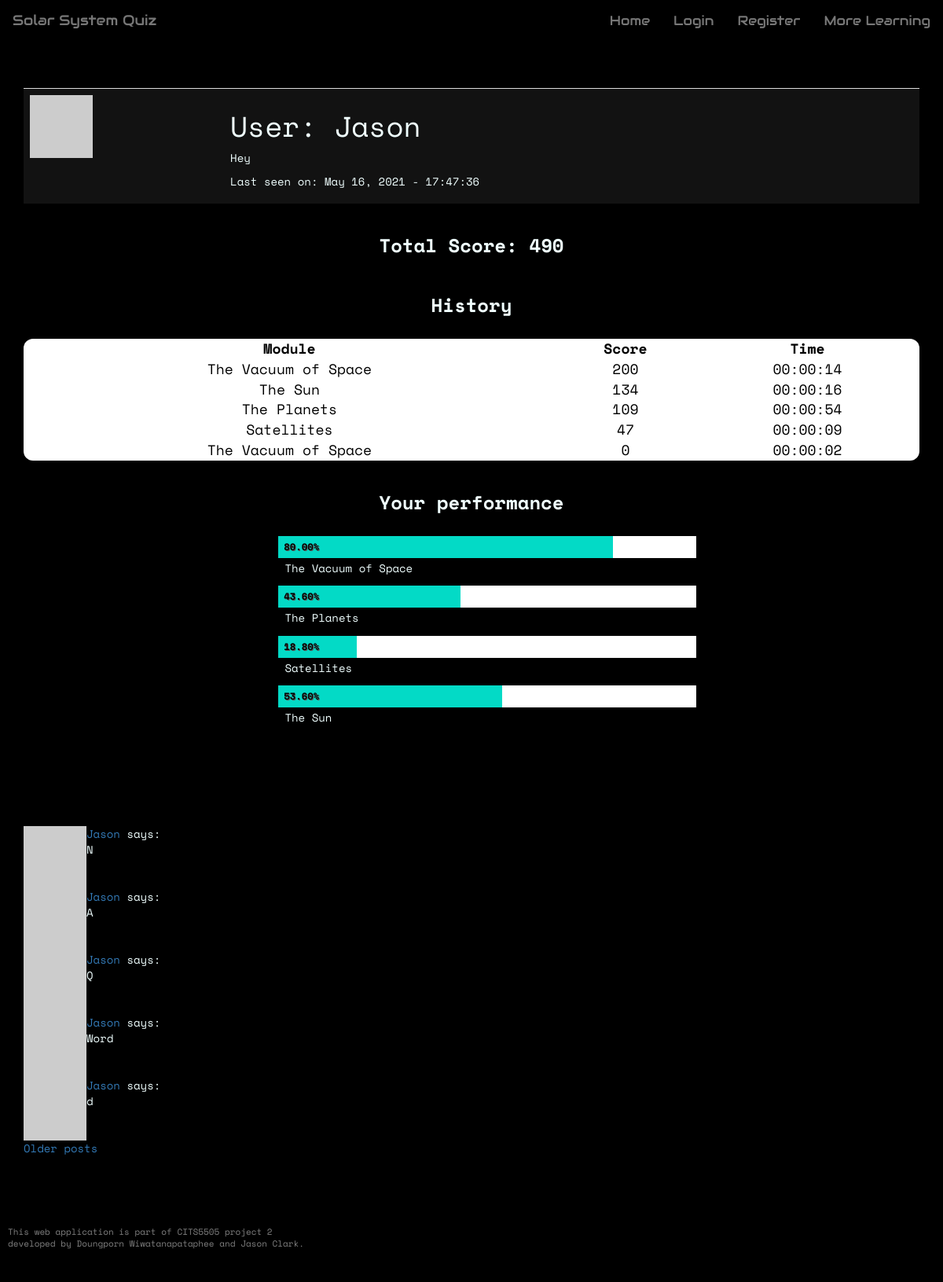
Before: /user/Jason with the older database file.
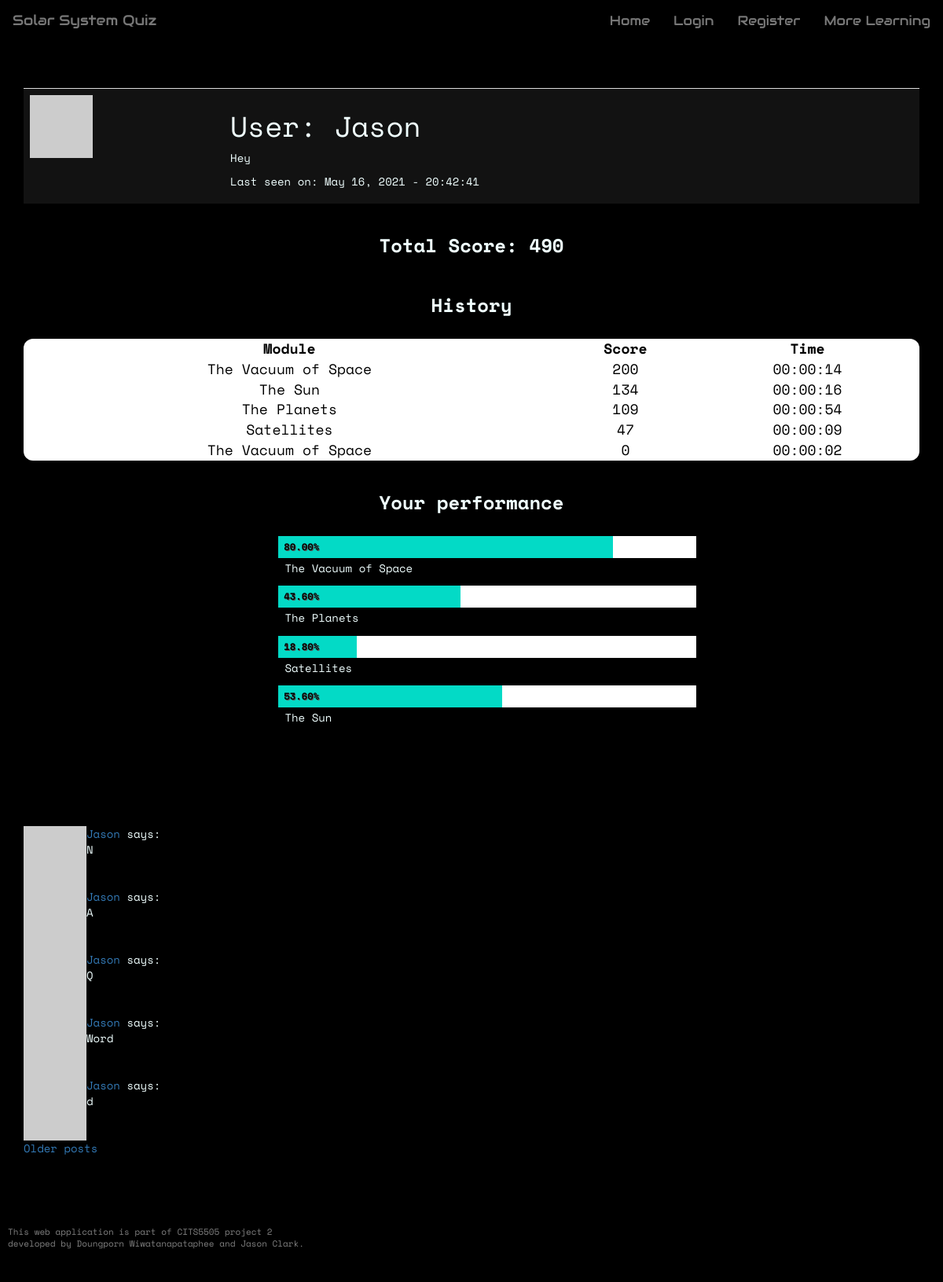
After: the same page with the newer database file.
### app/models.py (models this page shows, shortened)
class User(UserMixin, db.Model):
    __tablename__ = 'user_table'
    id = db.Column(db.Integer, primary_key=True)
    username = db.Column(db.String(64), index=True, unique=True)
    user_type = db.Column(db.String(64))
    email = db.Column(db.String(120), index=True, unique=True)
    password_hash = db.Column(db.String(128))
    posts = db.relationship('Post', backref='author', lazy='dynamic')
    about_me = db.Column(db.String(140))
    last_seen = db.Column(db.DateTime, default=datetime.utcnow)
    score_child = db.relationship("Score", backref = 'user_parent')
    quiz_unlocked = db.Column(db.Integer, default=0)
    def avatar(self, size):
      digest = md5(self.email.lower().encode('utf-8')).hexdigest()
      return 'https://www.gravatar.com/avatar/{}?d=identicon&s={}'.format(digest, size)

class Score(db.Model):
    __tablename__ = 'score'
    id = db.Column(db.Integer, primary_key = True)
    user_id = db.Column(db.Integer, db.ForeignKey('user_table.id'))
    questionset_id = db.Column(db.Integer, db.ForeignKey('questionset.id'))
    score = db.Column(db.Integer, default=0)
    time_taken = db.Column(db.Time, default=0)

class QuestionSet(db.Model):
    __tablename__ = 'questionset'
    id = db.Column(db.Integer, primary_key = True)
    name = db.Column(db.String(64))
    module = db.Column(db.String(64))
    number_of_questions = db.Column(db.Integer)
    child = db.relationship("CurrentQuestion")
    score_child = db.relationship('Score', backref= 'questionset_parent')

class Post(db.Model):
    id = db.Column(db.Integer, primary_key=True)
    user_id = db.Column(db.Integer, db.ForeignKey('user_table.id')) #user.id
    body = db.Column(db.String(140))
    timestamp = db.Column(db.DateTime, index=True, default=datetime.utcnow)
    page = db.Column(db.String)
    upvotes = db.Column(db.Integer, default=0)
    downvotes = db.Column(db.Integer, default=0)

### app/routes.py (the view)
@app.route('/user/<username>', methods = ['GET','POST'])
def user_profile(username):
    user = User.query.filter_by(username=username).first_or_404()
    page = request.args.get('page', 1, type=int)
    posts = user.posts.paginate(
      page, 5, False)
    next_url = url_for('user_profile', username=username, page=posts.next_num) \
      if posts.has_next else None
    prev_url = url_for('user_profile', username=username, page=posts.prev_num) \
      if posts.has_prev else None
    score_dict = [] # initialise module score dictionary
    total = 0       # initialise total score as zero
    vacuum_top = Score.query.filter_by(user_id=user.id, questionset_id=2).order_by(Score.score.desc())[0]
    planet_top = Score.query.filter_by(user_id=user.id, questionset_id=3).order_by(Score.score.desc())[0]
    satellite_top = Score.query.filter_by(user_id=user.id, questionset_id=4).order_by(Score.score.desc())[0]
    sun_top = Score.query.filter_by(user_id=user.id, questionset_id=5).order_by(Score.score.desc())[0]
    user_scores = Score.query.filter_by(user_id=user.id).all()
    for score in user_scores:
        score_dict.append({'module': score.questionset_id}) # append scores for each learning module
        total += score.score    # add total score
    scoreSorted = Score.query.filter_by(user_id=user.id).order_by(Score.score.desc()).all()
    return render_template('user_profile.html', user=user, score=total, posts=posts.items,
    scoreSorted = scoreSorted, next_url=next_url, prev_url=prev_url, vacuum_top=vacuum_top, planet_top=planet_top,
    satellite_top=satellite_top, sun_top=sun_top)

### app/routes.py (called while the page is built)
@app.before_request
def before_request():
    from_zone = tz.tzutc()
    to_zone = tz.tzlocal()
    utc = datetime.utcnow()
    utc = utc.replace(tzinfo=from_zone)
    central = utc.astimezone(to_zone)   # convert to local timezone
    if current_user.is_authenticated:
        current_user.last_seen = central
        db.session.commit()

### app/templates/user_profile.html (shortened to what this page needs)
{% extends 'base.html' %}
{% block body %}
<div class="container">
<table class="table user-table">
    <tr valign="top">
        <td><img src="{{ user.avatar(128) }}"></td>
        <td>
            <h1>User: {{ user.username }}</h1>
            {% if user.about_me %}<p>{{ user.about_me }}</p>{% endif %}
            {% if user.last_seen %}<p>Last seen on: {{ user.last_seen.strftime('%B %d, %Y - %H:%M:%S') }}</p>{% endif %}
        </td>
    </tr>
</table>
</div>
<div class="container">
    <h2 class="history-bar">Total Score: {{ score }}</h2>
    <h2 class="history-bar">History</h2>
    <table class="result-table">
        <thead>
            <tr>
                <th>Module</th>
                <th>Score</th>
                <th>Time</th>
            </tr>
        </thead>
        <tbody>
        {% for score in scoreSorted %}
        {%  if loop.index <= 10  %}
            <tr>
                <td>{{ score.questionset_parent.name }}</td>
                <td>{{ score.score }}</td>
                <td>{{ score.time_taken }}</td>
            </tr>
        {% endif %}
        {% endfor %}
        </tbody>
    </table>
    <br>
</div>
<div class="container chart-container">
    <h2 class="history-bar">Your performance</h2>
    <ul class="horizontal-bar-chart">
      <li>
        <span class="index" style="width: calc( {{ vacuum_top.score }}/250 * 100%)">{{'%0.2f'| format(vacuum_top.score / 250 * 100 | float) }}%</span>
      </li>
        <p>{{ vacuum_top.questionset_parent.name }}</p>
      <li>
        <span class="index" style="width: calc( {{ planet_top.score }}/250 * 100%)">{{'%0.2f'| format(planet_top.score / 250 * 100 | float)}}%</span>
      </li>
      <p>{{ planet_top.questionset_parent.name }}</p>
      <li>
        <span class="index" style="width: calc( {{ satellite_top.score }}/250 * 100%)">{{'%0.2f'| format(satellite_top.score / 250 * 100 | float) }}%</span>
      </li>
      <p>{{ satellite_top.questionset_parent.name }}</p>
      <li>
        <span class="index" style="width: calc( {{ sun_top.score }}/250 * 100%)">{{'%0.2f'| format(sun_top.score /250 * 100 | float) }}%</span>
      </li>
      <p>{{ sun_top.questionset_parent.name }}</p>
    </ul>
</div>
<hr class="divider" />
<div class="container">
  {% for post in posts %}
  {% include '_post.html'%}
  {% endfor %}
  {% if next_url %}
  <a href="{{ next_url }}">Older posts</a>
  {% endif %}
</div>
{% endblock %}

### app/templates/base.html (shortened to what this page needs)
<!DOCTYPE html>
<html lang="en">
<head>
    <link rel="stylesheet" href="https://maxcdn.bootstrapcdn.com/bootstrap/3.4.1/css/bootstrap.min.css">
    <link rel="stylesheet" type="text/css" href="{{ url_for('static', filename='css/theme.css') }}">
    <link rel="stylesheet" href="https://cdnjs.cloudflare.com/ajax/libs/font-awesome/4.7.0/css/font-awesome.min.css">
</head>
<body>
    {% block navbar %}
    <nav class="navbar navbar-default">
            <div class="navbar-header">
                <a class="navbar-brand" href="{{ url_for('home') }}">Solar System Quiz</a>
            </div>
            <div class="collapse navbar-collapse" id="bs-example-navbar-collapse-1">
                <ul class="nav navbar-nav navbar-right">
                    {% if current_user.is_authenticated %}
                    <li><a href="{{ url_for('home') }}">Home</a></li>
                    <li><a href="{{ url_for('user_profile', username=current_user.username) }}">{{ current_user.username }} Profile</a></li>
                    <li><a href="{{ url_for('more_learning') }}">More Learning</a></li>
                    <li><a href="{{ url_for('logout') }}">Sign Out</a></li>
                    {% else %}
                    <li><a href="{{ url_for('home') }}">Home</a></li>
                    <li><a href="{{ url_for('login') }}">Login</a></li>
                    <li><a href="{{ url_for('register') }}">Register</a></li>
                    <li><a href="{{ url_for('more_learning') }}">More Learning</a></li>
                    {% endif %}
                </ul>
            </div>
    </nav>
    {% endblock %}
    <div class="points-container">
    </div>
    {% block body %}{% endblock %}
    <footer>
        <p>This web application is part of CITS5505 project 2 <br>
           developed by Doungporn Wiwatanapataphee and Jason Clark.</p>
    </footer>
</body>
</html>

### app/templates/_post.html (shortened to what this page needs)
<table>
  <tr valign="top">
    <td><img src="{{ post.author.avatar(36) }}"></td>
    <td>
      <a href="{{ url_for('user_profile', username=post.author.username) }}">
        {{ post.author.username }}
      </a>
      says:<br>{{ post.body }}
    </td>
  </tr>
</table>

### app/static/css/theme.css (style rules this page uses)
* { box-sizing: border-box; }
body { font-family: 'Space Mono', monospace; background-color: black; color: azure; padding-bottom: 60px; margin-bottom: 100px; }
html { scroll-behavior: smooth; }
.navbar { font-family: 'Audiowide', cursive; background-color: black; border-color: black; top: 0; }
.nav a { font-size: 1.2em !important; }
.points-container { padding: 20px; display: flex; margin: 0 auto; text-align: center; }
.result-table { width: 100%; font-size: 18px; padding: 20px; border-collapse: collapse; border-spacing: 10px; text-align: center; background-color: #ffffff; color: black; border-radius: 12px; }
.result-table th { text-align: center; }
.user-table { background-color: #121212; }
.history-bar { padding: 20px; text-align: center; font-weight: bold; font-size: 24px; margin-top: 0; }
.chart-container { margin: 0 auto; max-width: 600px; min-width: 320px; padding: 0 1em; }
.horizontal-bar-chart { float: left; width: 100%; }
.horizontal-bar-chart li { position: relative; display: block; height: 2em; margin-bottom: .2em; background: #ffffff; }
.horizontal-bar-chart p { position: relative; display: block; _zoom: 1; margin: 0 0 .9em 0; text-indent: .6em; }
.horizontal-bar-chart .index { display: block; position: absolute; top: 0; left: 0; height: 100%; text-indent: .6em; font-size: 0.875em; font-weight: bold; color: black; background: #03dac6; line-height: 2.2em; text-shadow: 1px 1px 0px #595959; }
hr.divider { border: 0; height: 5px; margin-top: 50px; margin-bottom: 50px; margin-left: 2rem; width: 100%; }
footer { position: fixed; font-size: 11px; background: black; color:grey; padding: 3rem 1rem; bottom: 0; left: 0; width: 100%; }

Changed rows visible on the page:
changed User "Jason": last_seen "May 16, 2021 - 17:47:36" → "May 16, 2021 - 20:42:41"
